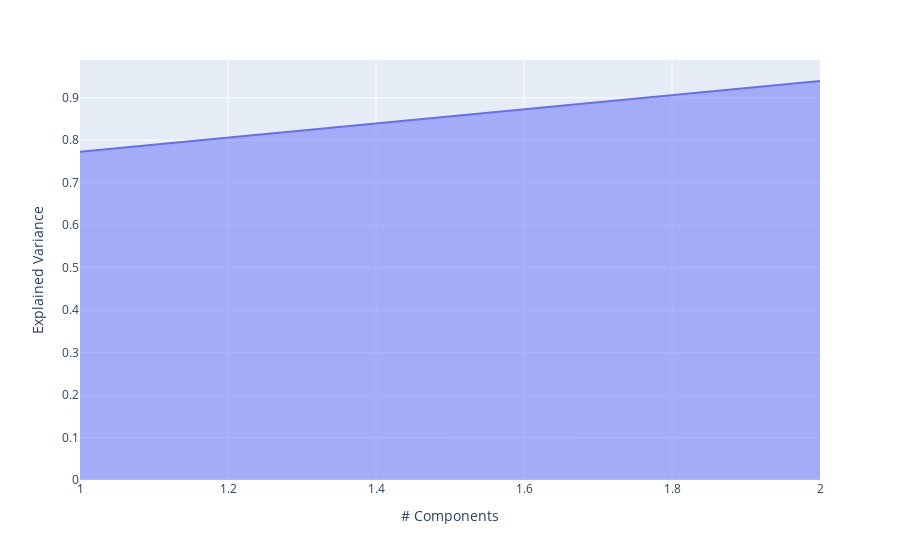

The notebook cell saved with this chart:
### Code cell
pca.fit(finalDf)
exp_var_cumul = np.cumsum(pca.explained_variance_ratio_)

px.area(
    x=range(1, exp_var_cumul.shape[0] + 1),
    y=exp_var_cumul,
    labels={"x": "# Components", "y": "Explained Variance"}
)

### Figure 1 — Plotly figure (JSON) as saved in the notebook; plotly's stock layout.template omitted (floating-point values rounded to 4 significant figures)
{"data": [{"hovertemplate": "# Components=%{x}<br>Explained Variance=%{y}<extra></extra>", "legendgroup": "", "line": {"color": "#636efa"}, "mode": "lines", "name": "", "orientation": "v", "showlegend": false, "stackgroup": "1", "type": "scatter", "x": [1, 2], "xaxis": "x", "y": [0.7727, 0.9395], "yaxis": "y"}], "layout": {"legend": {"tracegroupgap": 0}, "margin": {"t": 60}, "xaxis": {"anchor": "y", "domain": [0, 1], "title": {"text": "# Components"}}, "yaxis": {"anchor": "x", "domain": [0, 1], "title": {"text": "Explained Variance"}}}}
